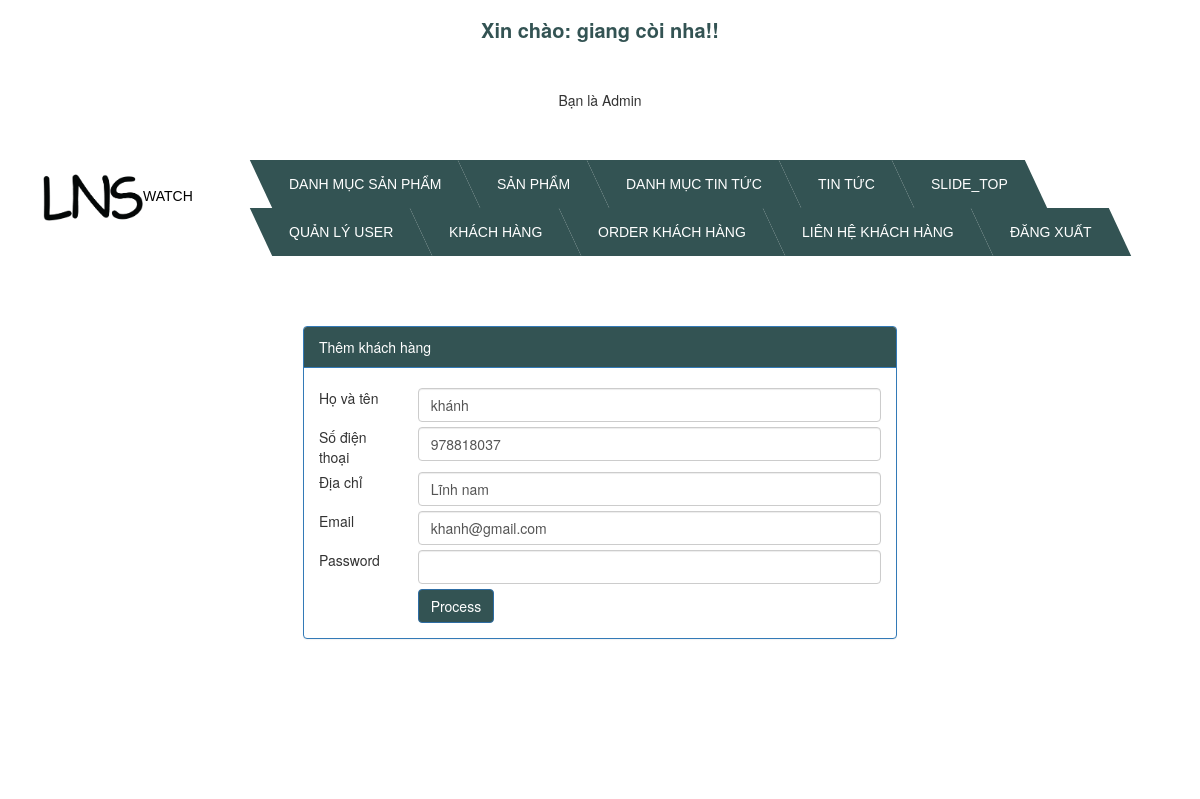
Screenshot of /admin.php?controller=customer&action=edit&id=2 (signed in) with the database file from the repository.
### tables this page shows
CREATE TABLE `customer` (
  `customer_id` int(11) NOT NULL,
  `fullname_customer` varchar(500) NOT NULL,
  `phone_number_customer` int(11) NOT NULL,
  `address_customer` varchar(500) NOT NULL,
  `email_customer` varchar(500) NOT NULL,
  `password` varchar(500) NOT NULL
);

### model/model.php (called while the page is built, shortened)
<?php
	class model{
		public static function get_a_record($sql){
			global $db;
			$result = mysqli_query($db,$sql) or die("Không truy vấn được 3");
			$record = mysqli_fetch_object($result);
			return $record;
		}
	}
 ?>

### view/backend/add_edit_customer.php (the view)
<div class="col-md-8 col-xs-offset-2">
	<div class="panel panel-primary">
		<div style="background-color: #335353;" class="panel-heading">Thêm khách hàng</div>
		<div class="panel-body">
		<form method="post" action="<?php echo $form_action; ?>">
			<div class="row" style="margin-top:5px;">
				<div class="col-md-2">Họ và tên</div>
				<div class="col-md-10">
					<input type="text" value="<?php echo isset($record->fullname_customer)?$record->fullname_customer:""; ?>" name="fullname_customer" class="form-control" required>
				</div>
			</div>
			<div class="row" style="margin-top:5px;">
				<div class="col-md-2">Số điện thoại</div>
				<div class="col-md-10">
					<input type="text" value="<?php echo isset($record->phone_number_customer)?$record->phone_number_customer:""; ?>" name="phone_number_customer" class="form-control" required>
				</div>
			</div>
			<div class="row" style="margin-top:5px;">
				<div class="col-md-2">Địa chỉ</div>
				<div class="col-md-10">
					<input type="text" value="<?php echo isset($record->address_customer)?$record->address_customer:""; ?>" name="address_customer" class="form-control" required>
				</div>
			</div>
			<div class="row" style="margin-top:5px;">
				<div class="col-md-2">Email</div>
				<div class="col-md-10">
					<input type="email" value="<?php echo isset($record->email_customer)?$record->email_customer:""; ?>" name="email_customer" class="form-control" >
				</div>
			</div>
			<div class="row" style="margin-top:5px;">
				<div class="col-md-2">Password</div>
				<div class="col-md-10">
					<input type="password" name="password" class="form-control" <?php if(isset($record->email)): ?> placeholder="Không đổi password thì không nhập thông tin vào ô này" <?php endif; ?>>
				</div>
			</div>
			<div class="row" style="margin-top:5px;">
				<div class="col-md-2"></div>
				<div class="col-md-10">
					<input style="background-color: #335353;" type="submit" value="Process" class="btn btn-primary">
				</div>
			</div>
		</form>
		</div>
	</div>
</div>

### public/backend/css_admin/style.css (style rules this page uses)
body { font-family: 'Open Sans', sans-serif; font-weight: 300; line-height: 1.42em; color:#A7A1AE; background-color:#1F2739; }

### rows the page displays
customer: fullname_customer "khánh", phone_number_customer "978818037", address_customer "Lĩnh nam", email_customer "khanh@gmail.com"

### other values shown
$_SESSION["username"] "giang còi"
